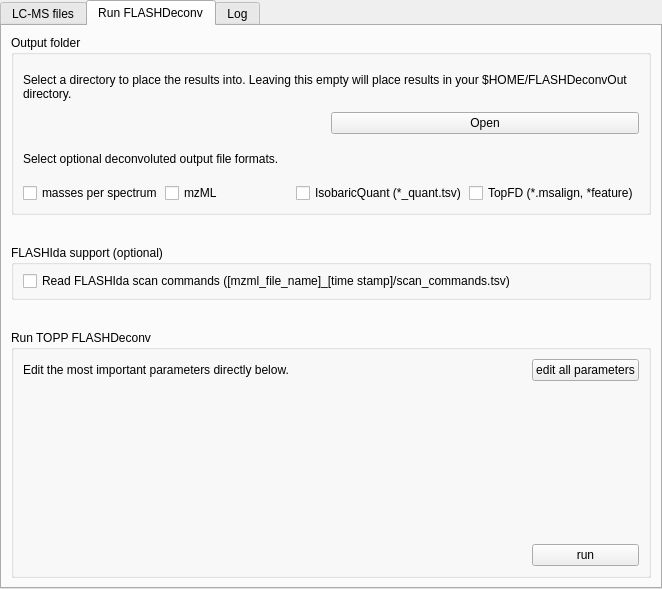
<?xml version="1.0" encoding="UTF-8"?>
<ui version="4.0">
 <class>FLASHDeconvTabWidget</class>
 <widget class="QTabWidget" name="FLASHDeconvTabWidget">
  <property name="geometry">
   <rect>
    <x>0</x>
    <y>0</y>
    <width>662</width>
    <height>589</height>
   </rect>
  </property>
  <property name="minimumSize">
   <size>
    <width>394</width>
    <height>0</height>
   </size>
  </property>
  <property name="windowTitle">
   <string>TabWidget</string>
  </property>
  <property name="tabPosition">
   <enum>QTabWidget::North</enum>
  </property>
  <property name="tabShape">
   <enum>QTabWidget::Rounded</enum>
  </property>
  <property name="currentIndex">
   <number>1</number>
  </property>
  <property name="elideMode">
   <enum>Qt::ElideNone</enum>
  </property>
  <property name="documentMode">
   <bool>false</bool>
  </property>
  <property name="tabsClosable">
   <bool>false</bool>
  </property>
  <property name="tabBarAutoHide">
   <bool>false</bool>
  </property>
  <widget class="QWidget" name="tab_lcms_files">
   <property name="layoutDirection">
    <enum>Qt::LeftToRight</enum>
   </property>
   <attribute name="title">
    <string>LC-MS files</string>
   </attribute>
   <layout class="QVBoxLayout" name="verticalLayout_8">
    <item>
     <widget class="QGroupBox" name="groupBox">
      <property name="toolTip">
       <string>Hint: only non-split mzML files are supported.</string>
      </property>
      <property name="title">
       <string>mzML input files</string>
      </property>
      <layout class="QVBoxLayout" name="verticalLayout_11">
       <item>
        <widget class="QLabel" name="label_7">
         <property name="sizePolicy">
          <sizepolicy hsizetype="Preferred" vsizetype="Fixed">
           <horstretch>0</horstretch>
           <verstretch>0</verstretch>
          </sizepolicy>
         </property>
         <property name="text">
          <string>Drag'n'drop files or use the 'Add ...' button to add files</string>
         </property>
        </widget>
       </item>
       <item>
        <widget class="InputFileList" name="input_mzMLs" native="true">
         <property name="acceptDrops">
          <bool>true</bool>
         </property>
        </widget>
       </item>
      </layout>
     </widget>
    </item>
   </layout>
  </widget>
  <widget class="QWidget" name="tab_run">
   <attribute name="title">
    <string>Run FLASHDeconv</string>
   </attribute>
   <layout class="QVBoxLayout" name="verticalLayout_3" stretch="0,0,0">
    <property name="spacing">
     <number>30</number>
    </property>
    <property name="sizeConstraint">
     <enum>QLayout::SetDefaultConstraint</enum>
    </property>
    <item>
     <widget class="QGroupBox" name="groupBox_7">
      <property name="sizePolicy">
       <sizepolicy hsizetype="Preferred" vsizetype="Fixed">
        <horstretch>0</horstretch>
        <verstretch>0</verstretch>
       </sizepolicy>
      </property>
      <property name="minimumSize">
       <size>
        <width>0</width>
        <height>180</height>
       </size>
      </property>
      <property name="maximumSize">
       <size>
        <width>16777215</width>
        <height>180</height>
       </size>
      </property>
      <property name="title">
       <string>Output folder</string>
      </property>
      <layout class="QVBoxLayout" name="verticalLayout_9">
       <property name="spacing">
        <number>2</number>
       </property>
       <item>
        <widget class="QLabel" name="label_6">
         <property name="text">
          <string>Select a directory to place the results into. Leaving this empty will place results in your $HOME/FLASHDeconvOut directory.</string>
         </property>
         <property name="wordWrap">
          <bool>true</bool>
         </property>
        </widget>
       </item>
       <item>
        <layout class="QHBoxLayout" name="horizontalLayout_outputdirectory">
         <property name="spacing">
          <number>0</number>
         </property>
         <item>
          <widget class="OutputDirectory" name="out_dir" native="true"/>
         </item>
         <item>
          <widget class="QPushButton" name="open_output_directory">
           <property name="text">
            <string>Open</string>
           </property>
          </widget>
         </item>
        </layout>
       </item>
       <item>
        <widget class="QLabel" name="label_5">
         <property name="text">
          <string>Select optional deconvoluted output file formats.</string>
         </property>
         <property name="wordWrap">
          <bool>true</bool>
         </property>
        </widget>
       </item>
       <item>
        <layout class="QGridLayout" name="gridLayout_6">
         <item row="0" column="1">
          <widget class="QCheckBox" name="checkbox_mzml">
           <property name="toolTip">
            <string>mzML format output file - spectrum level deconvoluted masses per
                                                    ms level
                                                </string>
           </property>
           <property name="text">
            <string>mzML</string>
           </property>
          </widget>
         </item>
         <item row="0" column="0">
          <widget class="QCheckBox" name="checkbox_spec">
           <property name="toolTip">
            <string>spectrum level deconvoluted masses per ms level</string>
           </property>
           <property name="text">
            <string>masses per spectrum</string>
           </property>
          </widget>
         </item>
         <item row="0" column="3">
          <widget class="QCheckBox" name="checkbox_topfd">
           <property name="toolTip">
            <string>TopFD format output files (*.msalign and *.feature) -
                                                    [*.msalign] for spectrum level deconvoluted masses and
                                                    [*.feature] for feature respectively, per ms level.
                                                </string>
           </property>
           <property name="text">
            <string>TopFD (*.msalign, *feature)</string>
           </property>
          </widget>
         </item>
         <item row="0" column="2">
          <widget class="QCheckBox" name="checkbox_quant">
           <property name="toolTip">
            <string>Isobaric Quant format output file (tsv)
                                                </string>
           </property>
           <property name="text">
            <string>IsobaricQuant (*_quant.tsv)</string>
           </property>
          </widget>
         </item>
        </layout>
       </item>
      </layout>
     </widget>
    </item>
    <item>
     <widget class="QGroupBox" name="groupbox_readlogfile">
      <property name="enabled">
       <bool>true</bool>
      </property>
      <property name="sizePolicy">
       <sizepolicy hsizetype="Preferred" vsizetype="Fixed">
        <horstretch>0</horstretch>
        <verstretch>0</verstretch>
       </sizepolicy>
      </property>
      <property name="minimumSize">
       <size>
        <width>0</width>
        <height>55</height>
       </size>
      </property>
      <property name="maximumSize">
       <size>
        <width>16777215</width>
        <height>55</height>
       </size>
      </property>
      <property name="toolTip">
       <string>&lt;html&gt;&lt;head/&gt;&lt;body&gt;&lt;p&gt;The FLASHIda run folder ([mzml_file_name]_[yyyy-MM-dd-HH-mm-ss]) should be in the same directory as the mzML file.&lt;/p&gt;&lt;/body&gt;&lt;/html&gt;</string>
      </property>
      <property name="title">
       <string>FLASHIda support (optional)</string>
      </property>
      <layout class="QHBoxLayout" name="horizontalLayout">
       <item>
        <widget class="QCheckBox" name="checkbox_readlogfile">
         <property name="toolTip">
          <string>&lt;html&gt;&lt;head/&gt;&lt;body&gt;&lt;p&gt;Reads [mzml_file_name]_[yyyy-MM-dd-HH-mm-ss]/scan_commands.tsv, the run folder FLASHIda wrote, from the directory of the mzML file. Exactly one such folder must exist per mzML file.&lt;/p&gt;&lt;/body&gt;&lt;/html&gt;</string>
         </property>
         <property name="text">
          <string>Read FLASHIda scan commands ([mzml_file_name]_[time stamp]/scan_commands.tsv)</string>
         </property>
        </widget>
       </item>
      </layout>
     </widget>
    </item>
    <item>
     <widget class="QGroupBox" name="groupBox_6">
      <property name="sizePolicy">
       <sizepolicy hsizetype="Ignored" vsizetype="Ignored">
        <horstretch>0</horstretch>
        <verstretch>0</verstretch>
       </sizepolicy>
      </property>
      <property name="title">
       <string>Run TOPP FLASHDeconv</string>
      </property>
      <layout class="QGridLayout" name="gridLayout_2">
       <item row="0" column="1">
        <spacer name="horizontalSpacer">
         <property name="orientation">
          <enum>Qt::Horizontal</enum>
         </property>
         <property name="sizeHint" stdset="0">
          <size>
           <width>40</width>
           <height>20</height>
          </size>
         </property>
        </spacer>
       </item>
       <item row="0" column="2">
        <widget class="QPushButton" name="edit_advanced_parameters">
         <property name="text">
          <string>edit all parameters</string>
         </property>
        </widget>
       </item>
       <item row="2" column="2">
        <widget class="QPushButton" name="run_fd">
         <property name="text">
          <string>run</string>
         </property>
        </widget>
       </item>
       <item row="0" column="0">
        <widget class="QLabel" name="label_2">
         <property name="text">
          <string>Edit the most important parameters directly below.</string>
         </property>
        </widget>
       </item>
       <item row="1" column="0" colspan="3">
        <widget class="ParamEditor" name="list_editor" native="true">
         <property name="sizePolicy">
          <sizepolicy hsizetype="Ignored" vsizetype="Ignored">
           <horstretch>0</horstretch>
           <verstretch>0</verstretch>
          </sizepolicy>
         </property>
        </widget>
       </item>
      </layout>
     </widget>
    </item>
   </layout>
  </widget>
  <widget class="QWidget" name="tab_log">
   <attribute name="title">
    <string>Log</string>
   </attribute>
   <layout class="QVBoxLayout" name="verticalLayout">
    <item>
     <widget class="QTextEdit" name="log_text">
      <property name="readOnly">
       <bool>true</bool>
      </property>
     </widget>
    </item>
   </layout>
  </widget>
 </widget>
 <customwidgets>
  <customwidget>
   <class>InputFileList</class>
   <extends>QWidget</extends>
   <header>OpenMS/VISUAL/InputFileList.h</header>
   <container>1</container>
  </customwidget>
  <customwidget>
   <class>ParamEditor</class>
   <extends>QWidget</extends>
   <header>OpenMS/VISUAL/ParamEditor.h</header>
   <container>1</container>
  </customwidget>
  <customwidget>
   <class>OutputDirectory</class>
   <extends>QWidget</extends>
   <header>OpenMS/VISUAL/OutputDirectory.h</header>
   <container>1</container>
  </customwidget>
 </customwidgets>
 <resources/>
 <connections/>
</ui>
